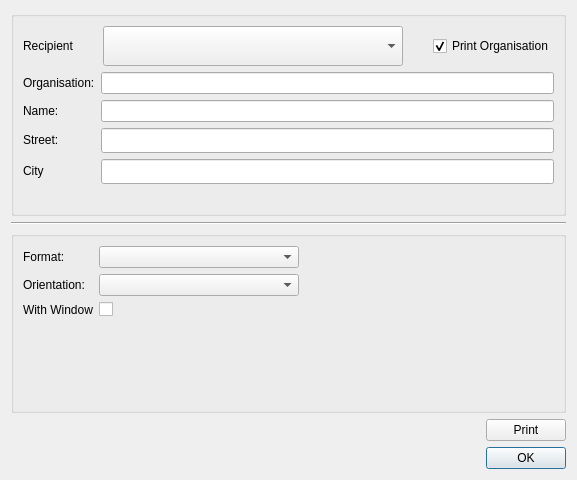
<?xml version="1.0" encoding="UTF-8"?>
<ui version="4.0">
 <class>EnvelopeDialog</class>
 <widget class="QDialog" name="EnvelopeDialog">
  <property name="geometry">
   <rect>
    <x>0</x>
    <y>0</y>
    <width>577</width>
    <height>480</height>
   </rect>
  </property>
  <property name="windowTitle">
   <string>Dialog</string>
  </property>
  <layout class="QVBoxLayout" name="verticalLayout">
   <item>
    <widget class="QGroupBox" name="groupBox">
     <property name="title">
      <string/>
     </property>
     <property name="checkable">
      <bool>false</bool>
     </property>
     <layout class="QVBoxLayout" name="verticalLayout_2">
      <item>
       <layout class="QHBoxLayout" name="horizontalLayout">
        <item>
         <widget class="QLabel" name="label">
          <property name="text">
           <string>Recipient</string>
          </property>
         </widget>
        </item>
        <item>
         <spacer name="horizontalSpacer">
          <property name="orientation">
           <enum>Qt::Horizontal</enum>
          </property>
          <property name="sizeHint" stdset="0">
           <size>
            <width>40</width>
            <height>20</height>
           </size>
          </property>
         </spacer>
        </item>
        <item>
         <widget class="QComboBox" name="cbCustomers">
          <property name="minimumSize">
           <size>
            <width>300</width>
            <height>40</height>
           </size>
          </property>
         </widget>
        </item>
        <item>
         <spacer name="horizontalSpacer_2">
          <property name="orientation">
           <enum>Qt::Horizontal</enum>
          </property>
          <property name="sizeHint" stdset="0">
           <size>
            <width>40</width>
            <height>20</height>
           </size>
          </property>
         </spacer>
        </item>
        <item>
         <widget class="QCheckBox" name="cb_printOrg">
          <property name="text">
           <string>Print Organisation</string>
          </property>
          <property name="checked">
           <bool>true</bool>
          </property>
         </widget>
        </item>
       </layout>
      </item>
      <item>
       <layout class="QFormLayout" name="formLayout">
        <property name="fieldGrowthPolicy">
         <enum>QFormLayout::AllNonFixedFieldsGrow</enum>
        </property>
        <item row="2" column="0">
         <widget class="QLabel" name="lbl_title">
          <property name="text">
           <string>Name:</string>
          </property>
         </widget>
        </item>
        <item row="2" column="1">
         <widget class="QLineEdit" name="leName"/>
        </item>
        <item row="3" column="0">
         <widget class="QLabel" name="lbl_street">
          <property name="text">
           <string>Street:</string>
          </property>
         </widget>
        </item>
        <item row="3" column="1">
         <widget class="QLineEdit" name="leStreet">
          <property name="minimumSize">
           <size>
            <width>0</width>
            <height>25</height>
           </size>
          </property>
          <property name="text">
           <string/>
          </property>
         </widget>
        </item>
        <item row="4" column="0">
         <widget class="QLabel" name="lbl_city">
          <property name="text">
           <string>City</string>
          </property>
         </widget>
        </item>
        <item row="4" column="1">
         <widget class="QLineEdit" name="leCity">
          <property name="minimumSize">
           <size>
            <width>0</width>
            <height>25</height>
           </size>
          </property>
          <property name="text">
           <string/>
          </property>
         </widget>
        </item>
        <item row="5" column="0">
         <widget class="QLabel" name="Label">
          <property name="text">
           <string/>
          </property>
         </widget>
        </item>
        <item row="1" column="1">
         <widget class="QLineEdit" name="leOrg"/>
        </item>
        <item row="1" column="0">
         <widget class="QLabel" name="label_2">
          <property name="text">
           <string>Organisation:</string>
          </property>
         </widget>
        </item>
       </layout>
      </item>
     </layout>
    </widget>
   </item>
   <item>
    <widget class="Line" name="line">
     <property name="orientation">
      <enum>Qt::Horizontal</enum>
     </property>
    </widget>
   </item>
   <item>
    <widget class="QGroupBox" name="groupBox_2">
     <property name="title">
      <string/>
     </property>
     <layout class="QHBoxLayout" name="horizontalLayout_3">
      <item>
       <layout class="QFormLayout" name="formLayout_2">
        <property name="fieldGrowthPolicy">
         <enum>QFormLayout::ExpandingFieldsGrow</enum>
        </property>
        <item row="0" column="0">
         <widget class="QLabel" name="lbl_format">
          <property name="text">
           <string>Format:</string>
          </property>
         </widget>
        </item>
        <item row="0" column="1">
         <widget class="QComboBox" name="cbFormat">
          <property name="sizePolicy">
           <sizepolicy hsizetype="Preferred" vsizetype="Fixed">
            <horstretch>0</horstretch>
            <verstretch>0</verstretch>
           </sizepolicy>
          </property>
          <property name="minimumSize">
           <size>
            <width>200</width>
            <height>0</height>
           </size>
          </property>
         </widget>
        </item>
        <item row="1" column="0">
         <widget class="QLabel" name="ausrichtungLabel">
          <property name="text">
           <string>Orientation:</string>
          </property>
         </widget>
        </item>
        <item row="1" column="1">
         <widget class="QComboBox" name="cbOrientation">
          <property name="sizePolicy">
           <sizepolicy hsizetype="Minimum" vsizetype="Fixed">
            <horstretch>0</horstretch>
            <verstretch>0</verstretch>
           </sizepolicy>
          </property>
          <property name="minimumSize">
           <size>
            <width>200</width>
            <height>0</height>
           </size>
          </property>
         </widget>
        </item>
        <item row="2" column="0">
         <widget class="QLabel" name="lbl_withWindow">
          <property name="text">
           <string>With Window</string>
          </property>
         </widget>
        </item>
        <item row="2" column="1">
         <widget class="QCheckBox" name="cbWithWindow"/>
        </item>
       </layout>
      </item>
     </layout>
    </widget>
   </item>
   <item>
    <layout class="QHBoxLayout" name="horizontalLayout_2">
     <item>
      <spacer name="horizontalSpacer_3">
       <property name="orientation">
        <enum>Qt::Horizontal</enum>
       </property>
       <property name="sizeHint" stdset="0">
        <size>
         <width>40</width>
         <height>20</height>
        </size>
       </property>
      </spacer>
     </item>
     <item>
      <widget class="QPushButton" name="btnPrint">
       <property name="text">
        <string>Print</string>
       </property>
       <property name="icon">
        <iconset>
         <normaloff>:/icon/images/print.png</normaloff>:/icon/images/print.png</iconset>
       </property>
      </widget>
     </item>
    </layout>
   </item>
   <item>
    <widget class="QDialogButtonBox" name="buttonBox">
     <property name="orientation">
      <enum>Qt::Horizontal</enum>
     </property>
     <property name="standardButtons">
      <set>QDialogButtonBox::Ok</set>
     </property>
    </widget>
   </item>
  </layout>
 </widget>
 <resources/>
 <connections>
  <connection>
   <sender>buttonBox</sender>
   <signal>rejected()</signal>
   <receiver>EnvelopeDialog</receiver>
   <slot>reject()</slot>
   <hints>
    <hint type="sourcelabel">
     <x>316</x>
     <y>260</y>
    </hint>
    <hint type="destinationlabel">
     <x>286</x>
     <y>274</y>
    </hint>
   </hints>
  </connection>
  <connection>
   <sender>buttonBox</sender>
   <signal>accepted()</signal>
   <receiver>EnvelopeDialog</receiver>
   <slot>accept()</slot>
   <hints>
    <hint type="sourcelabel">
     <x>248</x>
     <y>254</y>
    </hint>
    <hint type="destinationlabel">
     <x>157</x>
     <y>274</y>
    </hint>
   </hints>
  </connection>
 </connections>
</ui>
